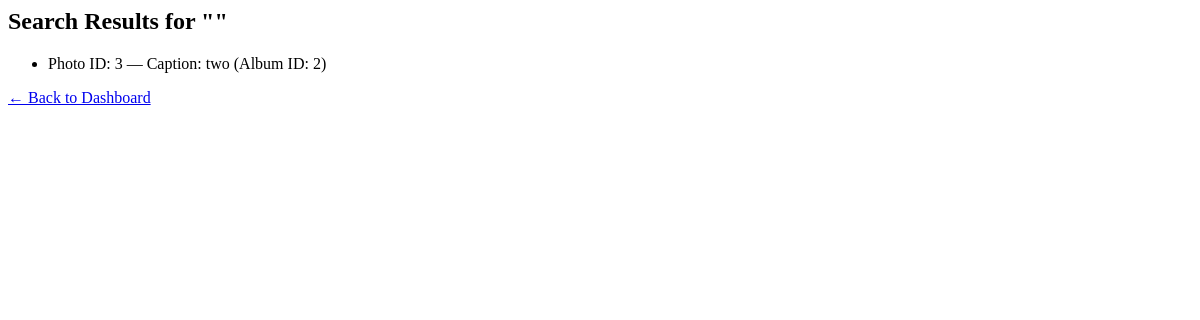
The page /search/ (signed in) on the database as committed earlier.
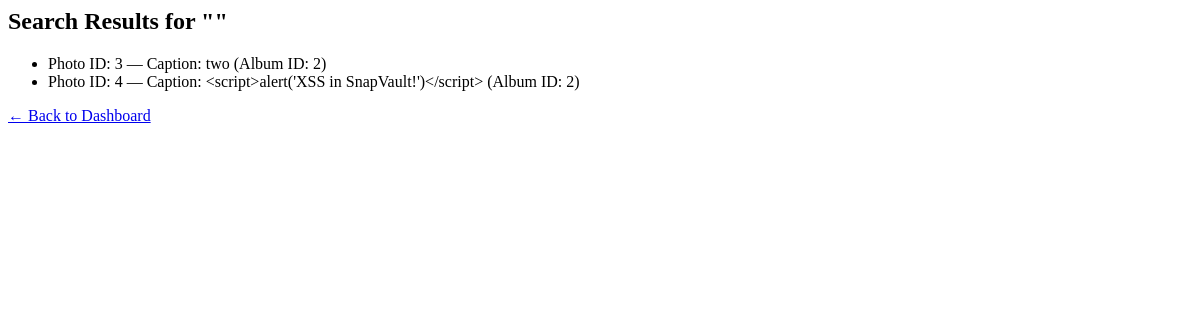
The same page on the database as committed later.
### core/models.py (models this page shows)
class Photo(models.Model):
    owner = models.ForeignKey(User, on_delete=models.CASCADE)
    album = models.ForeignKey(Album, on_delete=models.CASCADE)
    image = models.ImageField(upload_to='photos/')
    caption = models.TextField(blank=True)
    def __str__(self):
        return f"{self.album.name} - {self.caption[:20]}"

class Album(models.Model):
    owner = models.ForeignKey(User, on_delete=models.CASCADE) # CASCADE: if the user is deleted, all their albums are also deleted
    name = models.CharField(max_length=255)
    is_private = models.BooleanField(default=True)
    def __str__(self):
        return self.name

### core/views.py (the view)
# urls.py: path('search/', core_views.search_photos, name='search_photos'),
@login_required
def search_photos(request):
    query = request.GET.get('q', '')
    query = request.GET.get('q', '')
    photos = Photo.objects.filter(caption__icontains=query, album__owner=request.user) # ORM automatically parameterizes input
    print(photos)
    return render(request, 'search_results.html', {
        'photos': photos,
        'query': query
    })

### core/templates/search_results.html
<h2>Search Results for "{{ query }}"</h2>
{% if photos %}
  <ul>
    {% for photo in photos %}
      <li>
        Photo ID: {{ photo.id }} — Caption: {{ photo.caption }}
        (Album ID: {{ photo.album }})
      </li>
    {% endfor %}
  </ul>
{% else %}
  <p>No matching photos.</p>
{% endif %}
<a href="{% url 'dashboard' %}">← Back to Dashboard</a>

Rows that differ between the two databases and show on the page:
added Photo: id "4", caption "<script>alert('XSS in SnapVault!')</script>", album "2"
